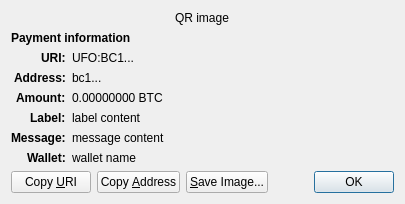
<?xml version="1.0" encoding="UTF-8"?>
<ui version="4.0">
 <class>ReceiveRequestDialog</class>
 <widget class="QDialog" name="ReceiveRequestDialog">
  <property name="geometry">
   <rect>
    <x>0</x>
    <y>0</y>
    <width>413</width>
    <height>229</height>
   </rect>
  </property>
  <property name="windowTitle">
   <string>Request payment to ...</string>
  </property>
  <layout class="QGridLayout" name="gridLayout" columnstretch="0,1">
   <property name="sizeConstraint">
    <enum>QLayout::SetFixedSize</enum>
   </property>
   <item row="0" column="0" colspan="2" alignment="Qt::AlignHCenter">
    <widget class="QRImageWidget" name="qr_code">
     <property name="text">
      <string notr="true">QR image</string>
     </property>
     <property name="textInteractionFlags">
      <set>Qt::NoTextInteraction</set>
     </property>
    </widget>
   </item>
   <item row="1" column="0" colspan="2">
    <widget class="QLabel" name="payment_header">
     <property name="font">
      <font>
       <weight>75</weight>
       <bold>true</bold>
      </font>
     </property>
     <property name="text">
      <string>Payment information</string>
     </property>
     <property name="textInteractionFlags">
      <set>Qt::NoTextInteraction</set>
     </property>
    </widget>
   </item>
   <item row="2" column="0" alignment="Qt::AlignRight|Qt::AlignTop">
    <widget class="QLabel" name="uri_tag">
     <property name="font">
      <font>
       <weight>75</weight>
       <bold>true</bold>
      </font>
     </property>
     <property name="text">
      <string notr="true">URI:</string>
     </property>
     <property name="textFormat">
      <enum>Qt::PlainText</enum>
     </property>
     <property name="textInteractionFlags">
      <set>Qt::NoTextInteraction</set>
     </property>
    </widget>
   </item>
   <item row="2" column="1" alignment="Qt::AlignTop">
    <widget class="QLabel" name="uri_content">
     <property name="text">
      <string notr="true">UFO:BC1...</string>
     </property>
     <property name="textFormat">
      <enum>Qt::RichText</enum>
     </property>
     <property name="wordWrap">
      <bool>true</bool>
     </property>
     <property name="textInteractionFlags">
      <set>Qt::TextSelectableByMouse</set>
     </property>
    </widget>
   </item>
   <item row="3" column="0" alignment="Qt::AlignRight|Qt::AlignTop">
    <widget class="QLabel" name="address_tag">
     <property name="font">
      <font>
       <weight>75</weight>
       <bold>true</bold>
      </font>
     </property>
     <property name="text">
      <string>Address:</string>
     </property>
     <property name="textInteractionFlags">
      <set>Qt::NoTextInteraction</set>
     </property>
    </widget>
   </item>
   <item row="3" column="1" alignment="Qt::AlignTop">
    <widget class="QLabel" name="address_content">
     <property name="text">
      <string notr="true">bc1...</string>
     </property>
     <property name="textFormat">
      <enum>Qt::PlainText</enum>
     </property>
     <property name="textInteractionFlags">
      <set>Qt::TextSelectableByMouse</set>
     </property>
    </widget>
   </item>
   <item row="4" column="0" alignment="Qt::AlignRight|Qt::AlignTop">
    <widget class="QLabel" name="amount_tag">
     <property name="font">
      <font>
       <weight>75</weight>
       <bold>true</bold>
      </font>
     </property>
     <property name="text">
      <string>Amount:</string>
     </property>
     <property name="textInteractionFlags">
      <set>Qt::NoTextInteraction</set>
     </property>
    </widget>
   </item>
   <item row="4" column="1" alignment="Qt::AlignTop">
    <widget class="QLabel" name="amount_content">
     <property name="text">
      <string notr="true">0.00000000 BTC</string>
     </property>
     <property name="textFormat">
      <enum>Qt::PlainText</enum>
     </property>
     <property name="textInteractionFlags">
      <set>Qt::TextSelectableByMouse</set>
     </property>
    </widget>
   </item>
   <item row="5" column="0" alignment="Qt::AlignRight|Qt::AlignTop">
    <widget class="QLabel" name="label_tag">
     <property name="font">
      <font>
       <weight>75</weight>
       <bold>true</bold>
      </font>
     </property>
     <property name="text">
      <string>Label:</string>
     </property>
     <property name="textInteractionFlags">
      <set>Qt::NoTextInteraction</set>
     </property>
    </widget>
   </item>
   <item row="5" column="1" alignment="Qt::AlignTop">
    <widget class="QLabel" name="label_content">
     <property name="text">
      <string notr="true">label content</string>
     </property>
     <property name="textFormat">
      <enum>Qt::PlainText</enum>
     </property>
     <property name="wordWrap">
      <bool>true</bool>
     </property>
     <property name="textInteractionFlags">
      <set>Qt::TextSelectableByMouse</set>
     </property>
    </widget>
   </item>
   <item row="6" column="0" alignment="Qt::AlignRight|Qt::AlignTop">
    <widget class="QLabel" name="message_tag">
     <property name="font">
      <font>
       <weight>75</weight>
       <bold>true</bold>
      </font>
     </property>
     <property name="text">
      <string>Message:</string>
     </property>
     <property name="textInteractionFlags">
      <set>Qt::NoTextInteraction</set>
     </property>
    </widget>
   </item>
   <item row="6" column="1" alignment="Qt::AlignTop">
    <widget class="QLabel" name="message_content">
     <property name="text">
      <string notr="true">message content</string>
     </property>
     <property name="textFormat">
      <enum>Qt::PlainText</enum>
     </property>
     <property name="wordWrap">
      <bool>true</bool>
     </property>
     <property name="textInteractionFlags">
      <set>Qt::TextSelectableByMouse</set>
     </property>
    </widget>
   </item>
   <item row="7" column="0" alignment="Qt::AlignRight|Qt::AlignTop">
    <widget class="QLabel" name="wallet_tag">
     <property name="font">
      <font>
       <weight>75</weight>
       <bold>true</bold>
      </font>
     </property>
     <property name="text">
      <string>Wallet:</string>
     </property>
     <property name="textInteractionFlags">
      <set>Qt::NoTextInteraction</set>
     </property>
    </widget>
   </item>
   <item row="7" column="1" alignment="Qt::AlignTop">
    <widget class="QLabel" name="wallet_content">
     <property name="text">
      <string notr="true">wallet name</string>
     </property>
     <property name="textFormat">
      <enum>Qt::PlainText</enum>
     </property>
     <property name="wordWrap">
      <bool>true</bool>
     </property>
     <property name="textInteractionFlags">
      <set>Qt::TextSelectableByMouse</set>
     </property>
    </widget>
   </item>
   <item row="8" column="0" colspan="2">
    <layout class="QHBoxLayout" name="horizontalLayout">
     <item>
      <widget class="QPushButton" name="btnCopyURI">
       <property name="text">
        <string>Copy &amp;URI</string>
       </property>
       <property name="autoDefault">
        <bool>false</bool>
       </property>
      </widget>
     </item>
     <item>
      <widget class="QPushButton" name="btnCopyAddress">
       <property name="text">
        <string>Copy &amp;Address</string>
       </property>
       <property name="autoDefault">
        <bool>false</bool>
       </property>
      </widget>
     </item>
     <item>
      <widget class="QPushButton" name="btnSaveAs">
       <property name="text">
        <string>&amp;Save Image...</string>
       </property>
       <property name="autoDefault">
        <bool>false</bool>
       </property>
      </widget>
     </item>
     <item>
      <spacer name="horizontalSpacer_2">
       <property name="orientation">
        <enum>Qt::Horizontal</enum>
       </property>
       <property name="sizeHint" stdset="0">
        <size>
         <width>40</width>
         <height>20</height>
        </size>
       </property>
      </spacer>
     </item>
     <item>
      <widget class="QDialogButtonBox" name="buttonBox">
       <property name="focusPolicy">
        <enum>Qt::StrongFocus</enum>
       </property>
       <property name="standardButtons">
        <set>QDialogButtonBox::Ok</set>
       </property>
      </widget>
     </item>
    </layout>
   </item>
  </layout>
 </widget>
 <customwidgets>
  <customwidget>
   <class>QRImageWidget</class>
   <extends>QLabel</extends>
   <header>qt/qrimagewidget.h</header>
  </customwidget>
 </customwidgets>
 <tabstops>
  <tabstop>buttonBox</tabstop>
  <tabstop>btnCopyURI</tabstop>
  <tabstop>btnCopyAddress</tabstop>
  <tabstop>btnSaveAs</tabstop>
 </tabstops>
 <resources/>
 <connections>
  <connection>
   <sender>buttonBox</sender>
   <signal>accepted()</signal>
   <receiver>ReceiveRequestDialog</receiver>
   <slot>accept()</slot>
   <hints>
    <hint type="sourcelabel">
     <x>135</x>
     <y>230</y>
    </hint>
    <hint type="destinationlabel">
     <x>135</x>
     <y>126</y>
    </hint>
   </hints>
  </connection>
 </connections>
</ui>
